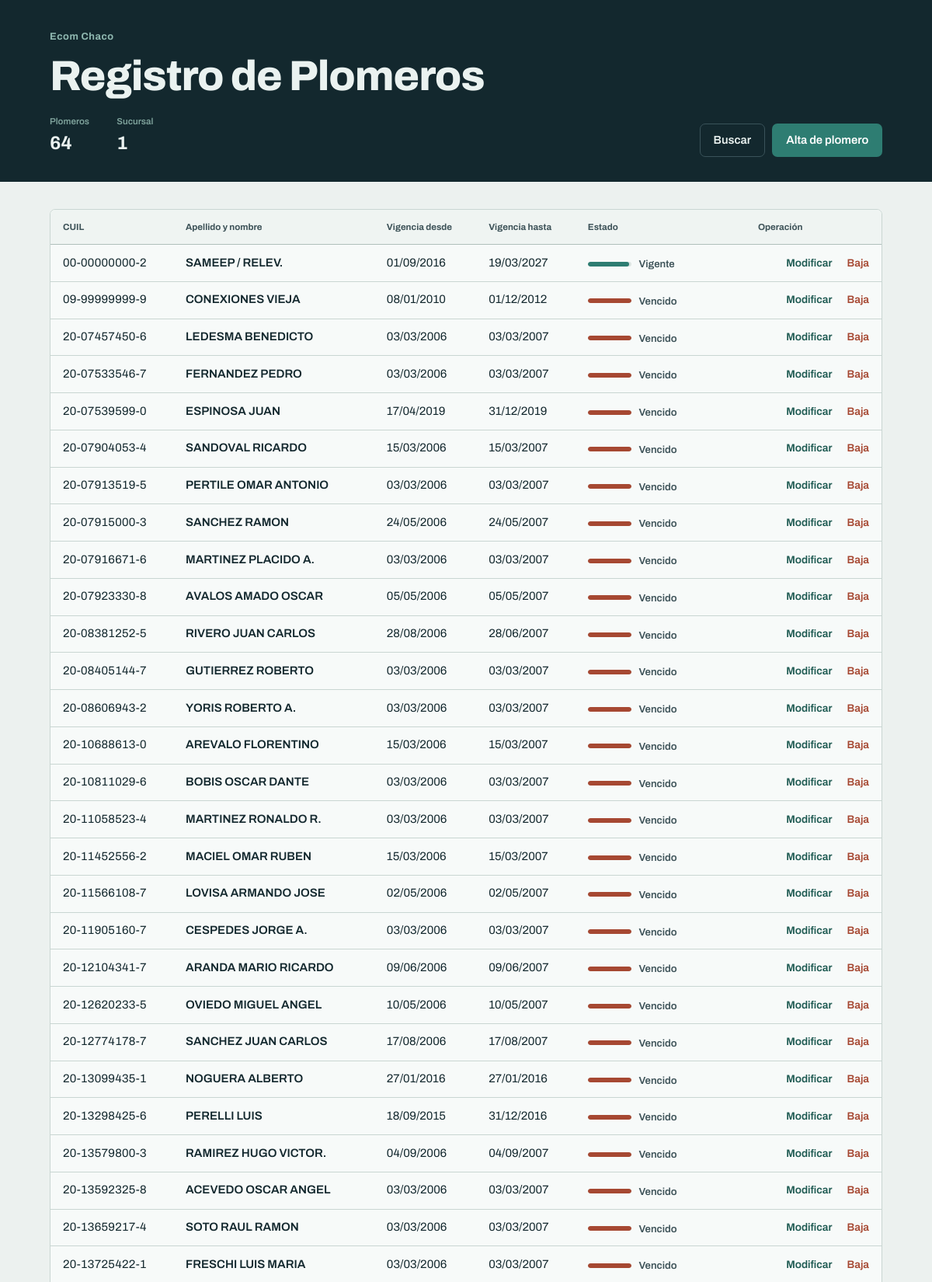
The page / (upper part) on the database its author committed.
### plomeros/models.py (models this page shows, shortened)
class Plomero(models.Model):
    sucursal = models.PositiveSmallIntegerField(verbose_name="Sucursal")
    cuil = models.BigIntegerField(verbose_name="CUIL")
    nombre = models.CharField(max_length=20, verbose_name="Apellido y nombre")
    desde = models.DateField(null=True, blank=True, verbose_name="Vigencia desde")
    hasta = models.DateField(null=True, blank=True, verbose_name="Vigencia hasta")
    class Meta:
        db_table = "plomer"
        verbose_name = "Plomero"
        verbose_name_plural = "Plomeros"
        ordering = ["sucursal", "cuil"]
        constraints = [
            models.UniqueConstraint(
                fields=["sucursal", "cuil"], name="iplomer"
            )
        ]
    @property
    def cuil_formateado(self):
        s = str(self.cuil).zfill(11)
        return f"{s[:2]}-{s[2:10]}-{s[10]}"
    @property
    def estado_vigencia(self):
        if self.hasta is None:
            return "abierta"
        hoy = timezone.localdate()
        if self.hasta < hoy:
            return "vencido"
        if (self.hasta - hoy).days <= 90:
            return "por-vencer"
        return "vigente"
    @property
    def estado_label(self):
        return {
            "vigente": "Vigente",
            "por-vencer": "Por vencer",
            "vencido": "Vencido",
            "abierta": "Sin vencimiento",
        }[self.estado_vigencia]
    @property
    def vigencia_pct(self):
        if self.desde is None:
            return 0
        if self.hasta is None or self.hasta <= self.desde:
            return 100
        hoy = timezone.localdate()
        total = (self.hasta - self.desde).days
        elapsed = (hoy - self.desde).days
        return max(0, min(100, int(elapsed * 100 / total)))

### plomeros/views.py (the view)
# urls.py: path("", views.PlomeroListView.as_view(), name="list"),
class PlomeroListView(ListView):
    model = Plomero
    template_name = "plomeros/plomero_list.html"
    context_object_name = "plomeros"
    def get_context_data(self, **kwargs):
        ctx = super().get_context_data(**kwargs)
        qs = ctx["plomeros"]
        ctx["total"] = qs.count()
        sucursales = list(
            qs.order_by("sucursal")
            .values_list("sucursal", flat=True)
            .distinct()
        )
        ctx["sucursal"] = sucursales[0] if len(sucursales) == 1 else "Todas"
        return ctx

### plomeros/templates/plomeros/plomero_list.html (shortened to what this page needs)
{% extends "plomeros/base.html" %}
{% block heading %}Registro de Plomeros{% endblock %}
{% block lead %}
<dl class="stats">
  <div class="stats__item">
    <dt>Plomeros</dt>
    <dd>{{ total }}</dd>
  </div>
  <div class="stats__item">
    <dt>Sucursal</dt>
    <dd>{{ sucursal }}</dd>
  </div>
</dl>
{% endblock %}
{% block actions %}
<a class="btn btn--ghost" href="{% url 'plomeros:search' %}">Buscar</a>
<a class="btn btn--primary" href="{% url 'plomeros:create' %}">Alta de plomero</a>
{% endblock %}
{% block content %}
<main id="contenido" class="wrap">
  <div class="tablewrap">
    <table class="registry">
      <thead>
        <tr>
          <th scope="col">CUIL</th>
          <th scope="col">Apellido y nombre</th>
          <th scope="col">Vigencia desde</th>
          <th scope="col">Vigencia hasta</th>
          <th scope="col">Estado</th>
          <th scope="col" class="ta-end">Operación</th>
        </tr>
      </thead>
      <tbody>
        {% for p in plomeros %}
        <tr>
          <td class="num">{{ p.cuil_formateado }}</td>
          <td class="name">{{ p.nombre }}</td>
          <td>{{ p.desde|date:"d/m/Y"|default:"—" }}</td>
          <td>{{ p.hasta|date:"d/m/Y"|default:"—" }}</td>
          <td>
            <span class="vig is-{{ p.estado_vigencia }}">
              <span class="vig__bar"><span class="vig__fill" style="width: {{ p.vigencia_pct }}%"></span></span>
              <span class="vig__label">{{ p.estado_label }}</span>
            </span>
          </td>
          <td class="ta-end ops">
            <a href="{% url 'plomeros:update' p.pk %}">Modificar</a>
            <a href="{% url 'plomeros:delete' p.pk %}" class="danger">Baja</a>
          </td>
        </tr>
        {% empty %}
        <tr>
          <td colspan="6" class="empty">No hay plomeros cargados.</td>
        </tr>
        {% endfor %}
      </tbody>
    </table>
  </div>
</main>
{% endblock %}

### plomeros/templates/plomeros/base.html (shortened to what this page needs)
<!doctype html>
{% load static %}
<html lang="es">
<head>
  <link rel="stylesheet" href="{% static 'plomeros/css/app.css' %}">
</head>
<body>
  <header class="topbar">
    <div class="topbar__inner">
      <div class="topbar__lead">
        <p class="brand">Ecom Chaco</p>
        <h1 class="title">{% block heading %}Registro de Plomeros{% endblock %}</h1>
        {% block lead %}{% endblock %}
      </div>
      <div class="topbar__actions">{% block actions %}{% endblock %}</div>
    </div>
  </header>
  {% block content %}{% endblock %}
</body>
</html>

### plomeros/static/plomeros/css/app.css (style rules this page uses)
:root { --ink: #13282E; --ink-2: #3E5359; --paper: #ECF1EF; --surface: #F7FAF9; --line: #C9D6D2; --line-2: #AFBFBB; --verdigris: #2E7D72; --verdigris-ink: #1E5A52; --brass: #B98A34; --rust: #A64832; --radius: 7px; --maxw: 1120px; --font: "Archivo", system-ui, -apple-system, "Segoe UI", sans-serif; }
* { box-sizing: border-box; }
html, body { margin: 0; }
body { font-family: var(--font); color: var(--ink); background: var(--paper); line-height: 1.45; -webkit-font-smoothing: antialiased; }
.topbar { background: var(--ink); color: #EAF2F0; }
.topbar__inner { max-width: var(--maxw); margin: 0 auto; padding: 2.4rem 1.5rem 2rem; display: flex; gap: 2rem; align-items: flex-end; justify-content: space-between; flex-wrap: wrap; }
.brand { margin: 0 0 .9rem; font-size: .8rem; font-weight: 700; letter-spacing: .04em; color: #8FB8B0; }
.title { margin: 0; font-size: clamp(2rem, 5vw, 3.4rem); line-height: 1; font-weight: 800; letter-spacing: -.02em; }
.stats { display: flex; gap: 2.2rem; margin: 1.4rem 0 0; }
.stats dt { margin-bottom: .15rem; font-size: .72rem; font-weight: 600; color: #7FA39C; }
.stats dd { margin: 0; font-size: 1.5rem; font-weight: 700; font-variant-numeric: tabular-nums; }
.topbar__actions { display: flex; gap: .6rem; }
.btn { display: inline-block; padding: .62rem 1.05rem; border: 1px solid transparent; border-radius: var(--radius); font: inherit; font-size: .92rem; font-weight: 600; text-decoration: none; cursor: pointer; }
.btn--ghost { color: #EAF2F0; border-color: #3A535A; }
.btn--primary { background: var(--verdigris); color: #fff; }
.wrap { max-width: var(--maxw); margin: 0 auto; padding: 2.2rem 1.5rem 3rem; }
.tablewrap { overflow-x: auto; background: var(--surface); border: 1px solid var(--line); border-radius: var(--radius); }
.registry { width: 100%; min-width: 760px; border-collapse: collapse; font-size: .94rem; }
.registry thead th { padding: .85rem 1rem; background: #EFF4F2; border-bottom: 1px solid var(--line-2); font-size: .72rem; font-weight: 700; color: var(--ink-2); text-align: left; white-space: nowrap; }
.registry td { padding: .78rem 1rem; border-bottom: 1px solid var(--line); vertical-align: middle; }
.num { color: var(--ink); letter-spacing: .02em; white-space: nowrap; font-variant-numeric: tabular-nums; }
.name { font-weight: 600; }
.ta-end { text-align: right; }
.ops { white-space: nowrap; }
.ops a { margin-left: 1rem; color: var(--verdigris-ink); font-size: .86rem; font-weight: 600; text-decoration: none; }
.ops a.danger { color: var(--rust); }
.vig { display: inline-flex; align-items: center; gap: .6rem; white-space: nowrap; }
.vig__bar { flex: 0 0 auto; width: 56px; height: 6px; border-radius: 3px; background: #DCE5E2; overflow: hidden; }
.vig__fill { display: block; height: 100%; border-radius: 3px; background: currentColor; }
.vig__label { font-size: .82rem; font-weight: 600; color: var(--ink-2); }
.vig.is-vigente { color: var(--verdigris); }
.vig.is-vencido { color: var(--rust); }
@media (prefers-reduced-motion: no-preference) { .registry tbody tr { transition: background .12s ease; } }

### rows shown on the page
Plomero: cuil_formateado "00-00000000-2", nombre "SAMEEP / RELEV.", desde "01/09/2016", hasta "19/03/2027", estado_label "Vigente"
Plomero: cuil_formateado "09-99999999-9", nombre "CONEXIONES VIEJA", desde "08/01/2010", hasta "01/12/2012", estado_label "Vencido"
Plomero: cuil_formateado "20-07457450-6", nombre "LEDESMA BENEDICTO", desde "03/03/2006", hasta "03/03/2007", estado_label "Vencido"
Plomero: cuil_formateado "20-07533546-7", nombre "FERNANDEZ PEDRO", desde "03/03/2006", hasta "03/03/2007", estado_label "Vencido"
Plomero: cuil_formateado "20-07539599-0", nombre "ESPINOSA JUAN", desde "17/04/2019", hasta "31/12/2019", estado_label "Vencido"
Plomero: cuil_formateado "20-07904053-4", nombre "SANDOVAL RICARDO", desde "15/03/2006", hasta "15/03/2007", estado_label "Vencido"
Plomero: cuil_formateado "20-07913519-5", nombre "PERTILE OMAR ANTONIO", desde "03/03/2006", hasta "03/03/2007", estado_label "Vencido"
Plomero: cuil_formateado "20-07915000-3", nombre "SANCHEZ RAMON", desde "24/05/2006", hasta "24/05/2007", estado_label "Vencido"
Plomero: cuil_formateado "20-07916671-6", nombre "MARTINEZ PLACIDO A.", desde "03/03/2006", hasta "03/03/2007", estado_label "Vencido"
Plomero: cuil_formateado "20-07923330-8", nombre "AVALOS AMADO OSCAR", desde "05/05/2006", hasta "05/05/2007", estado_label "Vencido"
Plomero: cuil_formateado "20-08381252-5", nombre "RIVERO JUAN CARLOS", desde "28/08/2006", hasta "28/06/2007", estado_label "Vencido"
Plomero: cuil_formateado "20-08405144-7", nombre "GUTIERREZ ROBERTO", desde "03/03/2006", hasta "03/03/2007", estado_label "Vencido"
Plomero: cuil_formateado "20-08606943-2", nombre "YORIS ROBERTO A.", desde "03/03/2006", hasta "03/03/2007", estado_label "Vencido"
Plomero: cuil_formateado "20-10688613-0", nombre "AREVALO FLORENTINO", desde "15/03/2006", hasta "15/03/2007", estado_label "Vencido"
Plomero: cuil_formateado "20-10811029-6", nombre "BOBIS OSCAR DANTE", desde "03/03/2006", hasta "03/03/2007", estado_label "Vencido"
Plomero: cuil_formateado "20-11058523-4", nombre "MARTINEZ RONALDO R.", desde "03/03/2006", hasta "03/03/2007", estado_label "Vencido"
Plomero: cuil_formateado "20-11452556-2", nombre "MACIEL OMAR RUBEN", desde "15/03/2006", hasta "15/03/2007", estado_label "Vencido"
Plomero: cuil_formateado "20-11566108-7", nombre "LOVISA ARMANDO JOSE", desde "02/05/2006", hasta "02/05/2007", estado_label "Vencido"
Plomero: cuil_formateado "20-11905160-7", nombre "CESPEDES JORGE A.", desde "03/03/2006", hasta "03/03/2007", estado_label "Vencido"
Plomero: cuil_formateado "20-12104341-7", nombre "ARANDA MARIO RICARDO", desde "09/06/2006", hasta "09/06/2007", estado_label "Vencido"
Plomero: cuil_formateado "20-12620233-5", nombre "OVIEDO MIGUEL ANGEL", desde "10/05/2006", hasta "10/05/2007", estado_label "Vencido"
Plomero: cuil_formateado "20-12774178-7", nombre "SANCHEZ JUAN CARLOS", desde "17/08/2006", hasta "17/08/2007", estado_label "Vencido"
Plomero: cuil_formateado "20-13099435-1", nombre "NOGUERA ALBERTO", desde "27/01/2016", hasta "27/01/2016", estado_label "Vencido"
Plomero: cuil_formateado "20-13298425-6", nombre "PERELLI LUIS", desde "18/09/2015", hasta "31/12/2016", estado_label "Vencido"
Plomero: cuil_formateado "20-13579800-3", nombre "RAMIREZ HUGO VICTOR.", desde "04/09/2006", hasta "04/09/2007", estado_label "Vencido"
Plomero: cuil_formateado "20-13592325-8", nombre "ACEVEDO OSCAR ANGEL", desde "03/03/2006", hasta "03/03/2007", estado_label "Vencido"
Plomero: cuil_formateado "20-13659217-4", nombre "SOTO RAUL RAMON", desde "03/03/2006", hasta "03/03/2007", estado_label "Vencido"
Plomero: cuil_formateado "20-13725422-1", nombre "FRESCHI LUIS MARIA", desde "03/03/2006", hasta "03/03/2007", estado_label "Vencido"

### other values the page prints
{{ total }} "64"
{{ sucursal }} "1"
